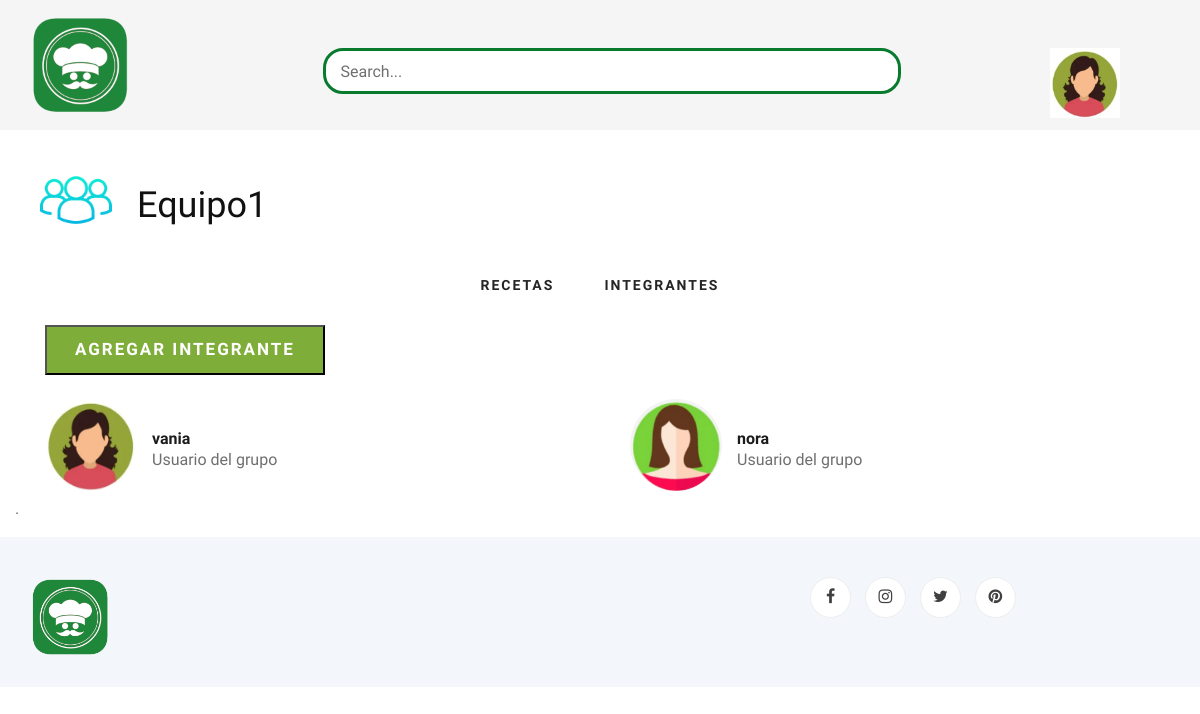
The app's page /integrantes_grupo.php?grupo=1 (signed in) with its own data.
### tables this page shows
CREATE TABLE `usuario` (
  `idusuario` int(11) NOT NULL,
  `nombre_usuario` varchar(45) DEFAULT NULL,
  `correo_electronico` varchar(60) DEFAULT NULL,
  `contrasena` varchar(45) DEFAULT NULL,
  `imagen` varchar(50) DEFAULT NULL,
  `receta_favorita` varchar(45) DEFAULT NULL,
  `receta_mas_preparada` varchar(50) DEFAULT NULL,
  `receta_menos_preparada` varchar(50) DEFAULT NULL
);

CREATE TABLE `grupos` (
  `idgrupo` int(11) NOT NULL,
  `nombre` varchar(45) NOT NULL,
  `descripcion` varchar(45) NOT NULL,
  `imagen_grupo` varchar(45) NOT NULL,
  `receta_preferida` int(11) DEFAULT NULL,
  `receta_mas_preparada` int(11) DEFAULT NULL,
  `receta_menos_preparada` int(11) DEFAULT NULL
);

CREATE TABLE `usuarios_grupos` (
  `id_usuario` int(11) NOT NULL,
  `id_grupo` int(11) NOT NULL
);

### integrantes_grupo.php (the view, shortened to what this page needs)
<?php
$conexion = mysqli_connect('localhost', 'root', '', 'ingsoft');
$ConsultaUsuario = "SELECT * FROM usuario WHERE idusuario = '".$_SESSION['id_usuario']."' ";
$ResultadoUsuario = mysqli_query($conexion, $ConsultaUsuario);
$idgrupo = $_GET["grupo"];
$ConsultaGrupo = "SELECT * FROM grupos WHERE idgrupo = '".$idgrupo."' ";
$ResultadoGrupo = mysqli_query($conexion, $ConsultaGrupo);
$ConsultaUsuariosGrupo = "SELECT usuarios_grupos.*, usuario.*
    FROM usuarios_grupos
	    LEFT JOIN usuario ON usuarios_grupos.id_usuario = usuario.idusuario
    WHERE usuarios_grupos.id_grupo = '".$idgrupo."' ";
$ResultadoUsuariosGrupo = mysqli_query($conexion, $ConsultaUsuariosGrupo);
?>
<!DOCTYPE html>
<html lang="zxx">
<head>
    <link rel="stylesheet" href="css/bootstrap.min.css" type="text/css">
    <link rel="stylesheet" href="css/font-awesome.min.css" type="text/css">
    <link rel="stylesheet" href="css/elegant-icons.css" type="text/css">
    <link rel="stylesheet" href="css/nice-select.css" type="text/css">
    <link rel="stylesheet" href="css/jquery-ui.min.css" type="text/css">
    <link rel="stylesheet" href="css/owl.carousel.min.css" type="text/css">
    <link rel="stylesheet" href="css/slicknav.min.css" type="text/css">
    <link rel="stylesheet" href="css/style.css" type="text/css">
</head>
<body>
    <header class="header">
        <div class="header__top">
        <div class="container">
            <div class="row">
                <div class="col-lg-3">
                    <div class="header__logo">
                        <a href="Home_Page.html"><img src="img/logo_blog_de_comdia.png" alt="" width="100px" height="100px" ></a>
                    </div>
                </div>
                <div class="col-lg-7"><br>
                    <nav class="header__menu">
                            <div class="blog__sidebar__search">
                                <form action="#">
                                    <input type="text" placeholder="Search...">
                                </form>
                            </div>
                    </nav>
                </div>
                <div class="col-lg-2">
                    <div class="header__cart">
                        <ul>
                            <li>
                                <nav class="header__menu">
                                    <ul>
                                        <?php
                                            if($usuario = mysqli_fetch_array($ResultadoUsuario)){
                                                echo "<li><img src='img/usuarios/".$usuario['imagen']."' width='70px' height='70px'></img>";
                                                echo"</li>";
                                            }
                                        ?>
                                    </ul>
                                </nav>
                            </li>
                        </ul>
                    </div>
                </div>
            </div>
        </div>
    </header>
    <br>
        <div class="container">
            <div class="row">
                <div class="col-lg-12">
                    <div class="blog__details__content">
                        <div class="row">
                            <div class="col-lg-12">
                                <div class="blog__details__author">
                                    <?php
                                        if($grupo = mysqli_fetch_array($ResultadoGrupo)){
                                            echo "<div class='blog__details__author__pic'>";
                                                echo "<img src='img/grupos/".$grupo['imagen_grupo']."' alt=''>";
                                            echo "</div>";
                                            echo "<div class='blog__details__author__text'>";
                                                    echo "<h2>".$grupo['nombre']."</h2>";
                                            echo "</div>";
                                        }
                                    ?>
                                </div>
                            </div>
                        </div>
                    </div>
                    <div class="col-lg-12">
                        <center>
                            <nav class="header__menu">
                                <ul>
                                    <?php
                                        echo "<li><a href='vista_grupo.php?grupo=".$idgrupo."'>Recetas</a></li>";
                                        echo "<li><a href='integrantes_grupo.php?grupo=".$idgrupo."'>Integrantes</a></li>";
                                    ?>
                                </ul>
                            </nav>
                        </center>
                    </div>
                    <div class="col-lg-12">
                        <button type="submit" class="site.btn" onclick="window.modal.showModal();">Agregar Integrante</button>
                    </div><br>
                </div>
            </div>
        </div>
        <div class="container">
            <div class="row">
                <?php
                while($usuarios_grupos = mysqli_fetch_array($ResultadoUsuariosGrupo)){
                    echo "<br>";
                    echo "<div class='col-lg-6  col-md-6'>";
                        echo "<div class='blog__details__content'>";
                            echo "<div class='col-lg-6 col-md-6'>";
                                echo "<div class='blog__details__author'>";
                                    echo "<div class='blog__details__author__pic'>";
                                        echo "<img src='img/usuarios/".$usuarios_grupos['imagen']."' alt=''>";
                                    echo "</div>";
                                    echo "<div class='blog__details__author__text'>";
                                        echo "<h6>".$usuarios_grupos['nombre_usuario']."</h6>";
                                        echo "<span>Usuario del grupo</span>";
                                    echo "</div>";
                                echo "</div>";
                            echo "</div><br>";
                        echo "</div>";
                    echo "</div>";
                }
                ?>
                <div>
                    <p>  .  </p>
                </div>
            </div>
        </div>
    <footer class="footer spad">
        <div class="container">
            <div class="row">
                <div class="col-lg-3 col-md-6 col-sm-6">
                    <div class="footer__about">
                        <div class="footer__about__logo">
                            <a href="./index.html"><img src="img/logo_blog_de_comdia.png" alt="" width="80"></a>
                        </div>
                    </div>
                </div>
                <div class="col-lg-4 col-md-6 col-sm-6 offset-lg-1">
                </div>
                <div class="col-lg-4 col-md-12">
                    <div class="footer__widget">
                        <div class="footer__widget__social">
                            <a href="#"><i class="fa fa-facebook"></i></a>
                            <a href="#"><i class="fa fa-instagram"></i></a>
                            <a href="#"><i class="fa fa-twitter"></i></a>
                            <a href="#"><i class="fa fa-pinterest"></i></a>
                        </div>
                    </div>
                </div>
            </div>
        </div>
    </footer>
</body>
</html>

### css/style.css (style rules this page uses)
html, body { height: 100%; font-family: "Cairo", sans-serif; -webkit-font-smoothing: antialiased; font-smoothing: antialiased; }
h1, h2, h3, h4, h5, h6 { margin: 0; color: #111111; font-weight: 400; font-family: "Cairo", sans-serif; }
h2 { font-size: 36px; }
h6 { font-size: 16px; }
p { font-size: 16px; font-family: "Cairo", sans-serif; color: #6f6f6f; font-weight: 400; line-height: 26px; margin: 0 0 15px 0; }
img { max-width: 100%; }
ul, ol { padding: 0; margin: 0; }
.spad { padding-top: 100px; padding-bottom: 100px; }
.header__top { background: #f5f5f5; height: 130px; }
.header__logo { padding: 15px 0; }
.header__logo a { display: inline-block; }
.header__menu { padding: 24px 0; }
.header__menu ul li { list-style: none; display: inline-block; margin-right: 50px; position: relative; }
.header__menu ul li:last-child { margin-right: 0; }
.header__menu ul li a { font-size: 14px; color: #252525; text-transform: uppercase; font-weight: 700; letter-spacing: 2px; -webkit-transition: all, 0.3s; -moz-transition: all, 0.3s; -ms-transition: all, 0.3s; -o-transition: all, 0.3s; transition: all, 0.3s; padding: 5px 0; display: block; }
.header__cart { text-align: right; padding: 24px 0; }
.header__cart ul { display: inline-block; margin-right: 25px; }
.header__cart ul li { list-style: none; display: inline-block; margin-right: 15px; }
.header__cart ul li:last-child { margin-right: 0; }
.blog__sidebar__search { margin-bottom: 0px; }
.blog__sidebar__search form { position: relative; }
.blog__sidebar__search form input { width: 578px; height: 46px; font-size: 16px; color: #087b2e; padding-left: 15px; border: 3px solid #087b2e; border-radius: 20px; }
.blog__sidebar__search form input::placeholder { color: #6f6f6f; }
.blog__details__author__pic { float: left; margin-right: 15px; }
.blog__details__author__pic img { height: 92px; width: 92px; border-radius: 50%; }
.blog__details__author__text { overflow: hidden; padding-top: 30px; }
.blog__details__author__text h6 { color: #1c1c1c; font-weight: 700; }
.blog__details__author__text span { font-size: 16px; color: #6f6f6f; }
.footer { background: #F3F6FA; padding-top: 40px; padding-bottom: 0px; }
.footer__about { margin-bottom: 30px; }
.footer__about__logo { margin-bottom: 15px; }
.footer__about__logo a { display: inline-block; }
.footer__widget { margin-bottom: 30px; overflow: hidden; }
.footer__widget .footer__widget__social a { display: inline-block; height: 41px; width: 41px; font-size: 16px; color: #404040; border: 1px solid #ededed; border-radius: 50%; line-height: 38px; text-align: center; background: #ffffff; -webkit-transition: all, 0.3s; -moz-transition: all, 0.3s; -ms-transition: all, 0.3s; -o-transition: all, 0.3s; transition: all, 0.3s; margin-right: 10px; }
.footer__widget .footer__widget__social a:last-child { margin-right: 0; }
@media only screen and (min-width: 1200px) { .container { max-width: 1170px; } }

### integrantes_grupo.php (style rules this page uses)
button { display: inline-block; font-size: 17px; padding: 10px 28px 10px; color: #ffffff; text-transform: uppercase; font-weight: 700; background: #7fad39; letter-spacing: 2px; }

### records on screen
usuario: imagen (picture)
grupos: imagen_grupo (picture), nombre "Equipo1"
usuarios_grupos: id_usuario.imagen (picture), id_usuario.nombre_usuario "vania"
usuarios_grupos: id_usuario.imagen (picture), id_usuario.nombre_usuario "nora"
